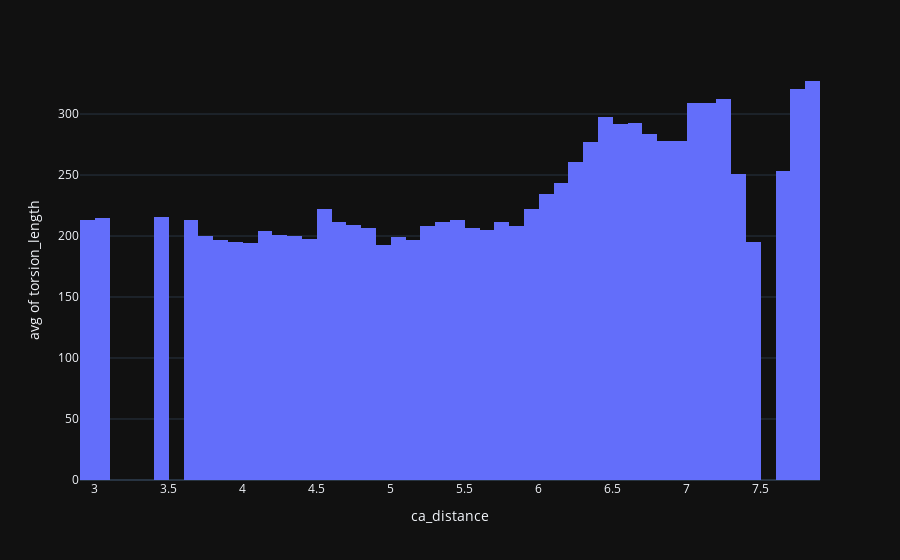

Notebook cell for this chart:
### Code cell
labels = {'value': 'Distance', 'variable': 'Distance'}
cols = ['ca_distance', 'energy']
data = SS_df[cols].copy()
data.set_index('ca_distance')

px.histogram(SS_df, x='ca_distance', y='torsion_length', labels=labels, histfunc='avg', nbins=90, template='plotly_dark')

### Figure 1 — Plotly figure (JSON) as saved in the notebook; plotly's stock layout.template omitted (floating-point values rounded to 4 significant figures; data arrays with more than 128 entries replaced by an {"elided": "..."} marker saying what was removed)
{"data": [{"alignmentgroup": "True", "bingroup": "x", "histfunc": "avg", "hovertemplate": "ca_distance=%{x}<br>avg of torsion_length=%{y}<extra></extra>", "legendgroup": "", "marker": {"color": "#636efa", "pattern": {"shape": ""}}, "name": "", "nbinsx": 90, "offsetgroup": "", "orientation": "v", "showlegend": false, "type": "histogram", "x": {"elided": "3391 float values"}, "xaxis": "x", "y": {"elided": "3391 float values"}, "yaxis": "y"}], "layout": {"barmode": "relative", "legend": {"tracegroupgap": 0}, "margin": {"t": 60}, "xaxis": {"anchor": "y", "domain": [0, 1], "title": {"text": "ca_distance"}}, "yaxis": {"anchor": "x", "domain": [0, 1], "title": {"text": "avg of torsion_length"}}}}
